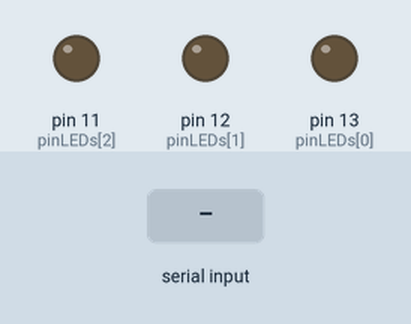
Simulated run of this sketch. Board: Arduino Uno, built with avr-gcc and run on an emulated ATmega328P. On the bench: output pins drawn as LEDs (lit = HIGH). The inputs (shaded band) are chosen by the test bench.

Above: at 1.2 s.
1.3 s: "1" received over Serial
At 1.6 s:
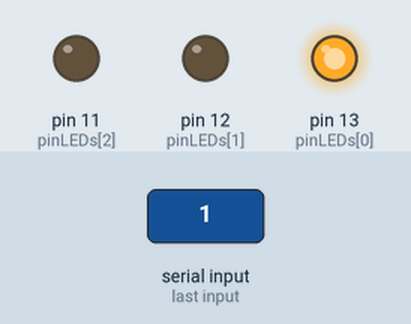
2.8 s: "2" received over Serial
At 3.9 s:
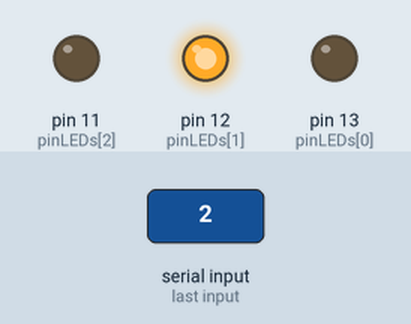
4.3 s: "0" received over Serial
At 5.0 s:
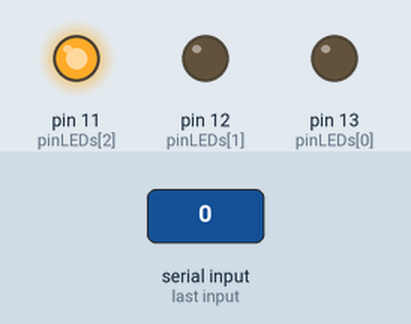
5.8 s: "4" received over Serial
At 6.2 s:
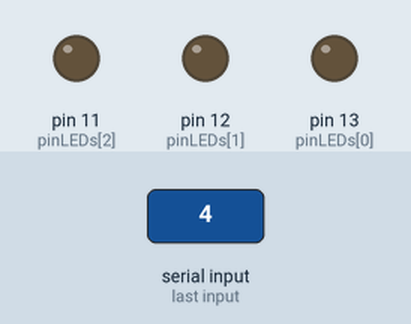
Timing chart, 0 to 8.3 s (numbered marks = the images above; inputs shaded):
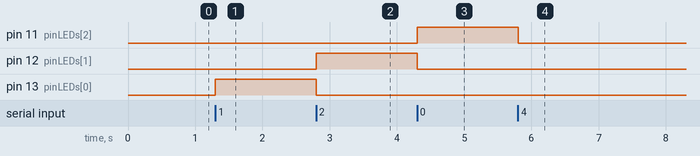

Measured:
- after the input at 1.3 s, pin 13 (pinLEDs[0]): LOW → HIGH at once
- after the input at 2.8 s, pin 12 (pinLEDs[1]): LOW → HIGH at once; pin 13 (pinLEDs[0]): HIGH → LOW at once
- after the input at 4.3 s, pin 11 (pinLEDs[2]): LOW → HIGH at once; pin 12 (pinLEDs[1]): HIGH → LOW at once
- after the input at 5.8 s, pin 11 (pinLEDs[2]): HIGH → LOW at once

The sketch:

QSE_Practica14.ino
```cpp
int pinLEDs[] = {13, 12, 11};
char stat;

void setup() {
  Serial.begin(9600);

  for(int i=0; i<3; i++)
    pinMode(pinLEDs[i], OUTPUT);
}

void loop() {
  if(Serial.available()){
    stat = Serial.read();

    if(stat == '1'){
      digitalWrite(pinLEDs[0], HIGH);
      digitalWrite(pinLEDs[1], LOW);
      digitalWrite(pinLEDs[2], LOW);
    }

    if(stat == '2'){
      digitalWrite(pinLEDs[0], LOW);
      digitalWrite(pinLEDs[1], HIGH);
      digitalWrite(pinLEDs[2], LOW);
    }

    if(stat == '0'){
      digitalWrite(pinLEDs[0], LOW);
      digitalWrite(pinLEDs[1], LOW);
      digitalWrite(pinLEDs[2], HIGH);
    }

    if(stat == '4'){
      digitalWrite(pinLEDs[0], LOW);
      digitalWrite(pinLEDs[1], LOW);
      digitalWrite(pinLEDs[2], LOW);
    }
  }
}
```
